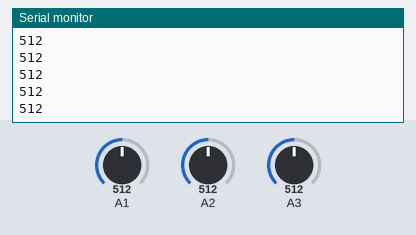
This sketch was run on a simulated Arduino Uno, built with avr-gcc and run on an emulated ATmega328P. On the bench: the last lines printed to the serial monitor. The inputs (shaded band) are chosen by the test bench; at power-on: A1 = 512, A3 = 512, A2 = 512.

Above: at 1.2 s.
1.3 s: A1 set to 716
At 1.9 s:
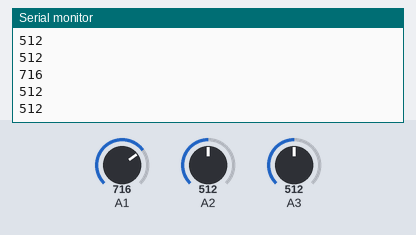
2.8 s: A3 set to 716
At 3.9 s:
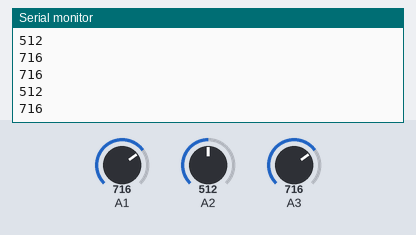
4.3 s: A2 set to 306
At 5.4 s:
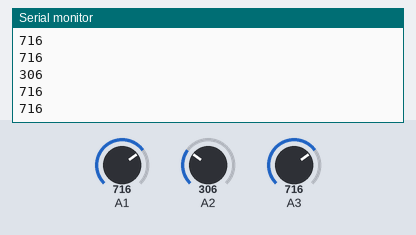
5.8 s: A1 set to 900
At 6.7 s:
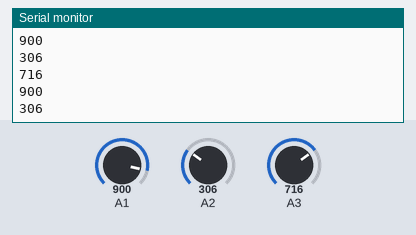
7.3 s: A2 set to 122
At 8.3 s:
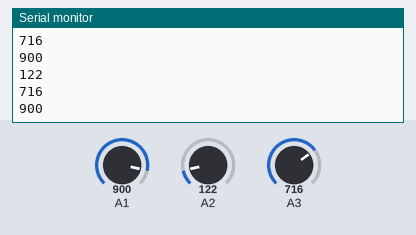
8.8 s: A3 set to 511
At 9.6 s:
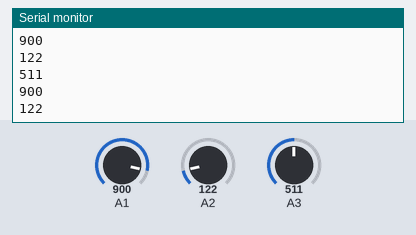
Timing chart, 0 to 11.3 s (numbered marks = the images above; inputs shaded):
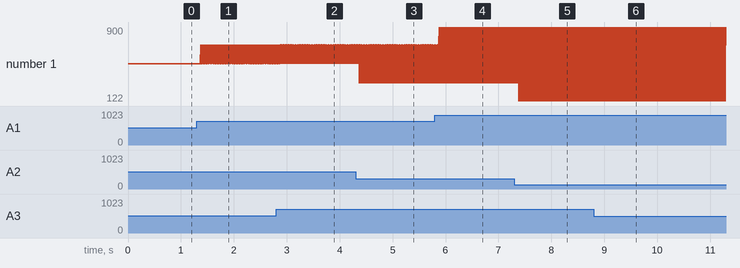

Measured:
- after the input at 1.3 s, the serial monitor: prints a new line after 0.07 s (image 1)
- after the input at 4.3 s, the serial monitor: prints a new line after 0.07 s (image 3)
- after the input at 5.8 s, the serial monitor: prints a new line after 0.08 s (image 4)
- after the input at 7.3 s, the serial monitor: prints a new line after 0.08 s (image 5)
- after the input at 8.8 s, the serial monitor: prints a new line after 0.09 s (image 6)

The sketch:

3B_massiv_17.ino
```cpp
int x[3] = {1, 2, 3};
int y[3] = {0, 0, 0};
void setup()
{
  Serial.begin(9600);
  for (int i = 0; i < 3; i++)
  {
    pinMode(x[i], INPUT);
  }
}
void loop()
{
  for (int g = 0; g < 3; g++)
  {
    y[g] = analogRead(x[g]);
  }
  for (int a = 0; a < 3; a++)
  {
    Serial.println(y[a]);
  }
}
```
